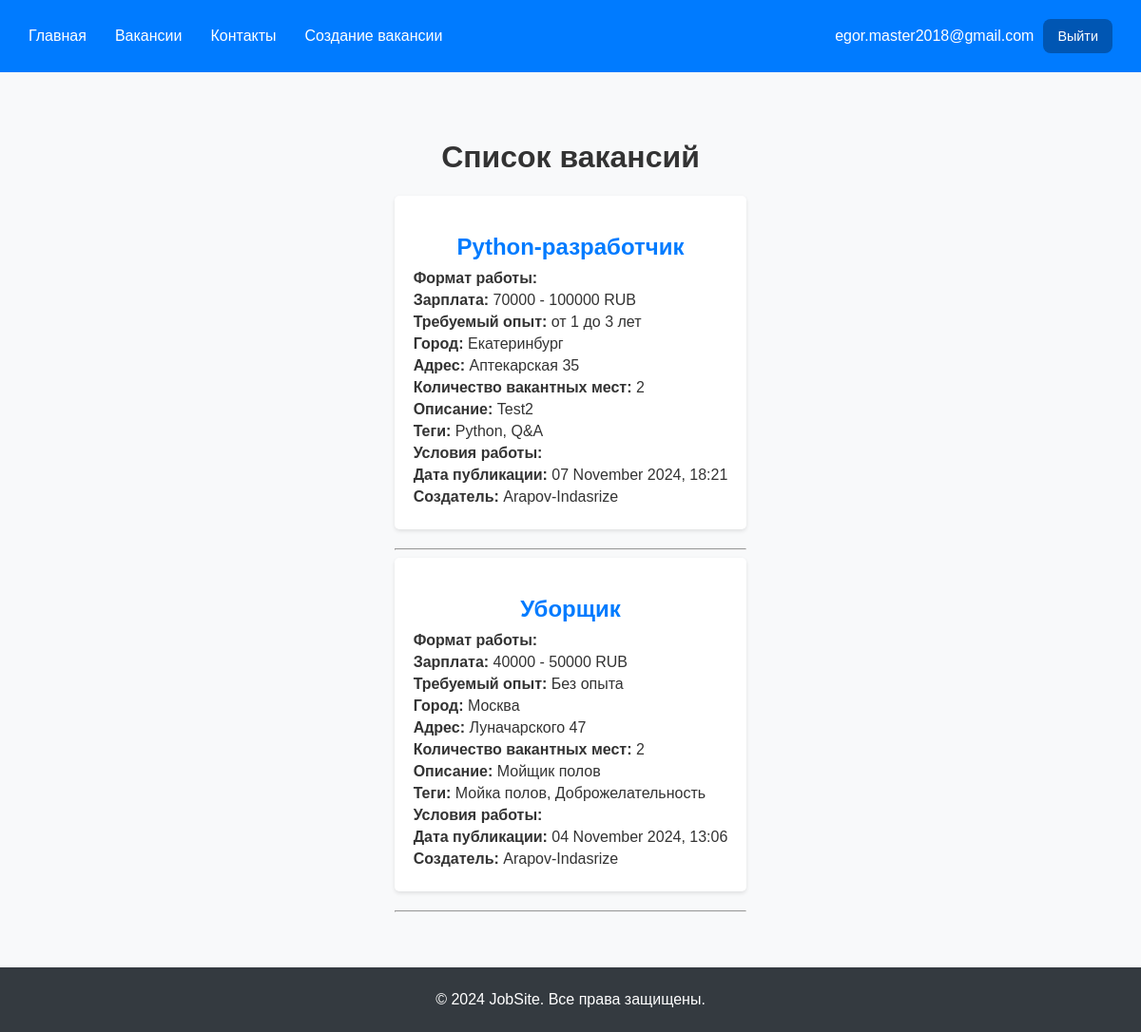
/test/vacancies/ (signed in), run on the app's committed database.
### registration/models.py (models this page shows, shortened)
class CustomAbstractUser(AbstractBaseUser, PermissionsMixin):
    email = models.EmailField(_("email address"), blank=False, unique=True)
    is_staff = models.BooleanField(
        _("staff status"),
        default=False,
        help_text=_("Designates whether the user can log into this admin site."),
    )
    is_active = models.BooleanField(
        _("active"),
        default=True,
        help_text=_(
            "Designates whether this user should be treated as active. "
            "Unselect this instead of deleting accounts."
        ),
    )
    date_joined = models.DateTimeField(_("date joined"), default=timezone.now)
    objects = CustomUserManager()
    USERNAME_FIELD = 'email'  # или 'username' в зависимости от настроек
    REQUIRED_FIELDS = []
    class Meta:
        verbose_name = _("Авторизационник")
        verbose_name_plural = _("Авторизационники")
        abstract = True

class CustomUser(CustomAbstractUser):
    class Meta(CustomAbstractUser.Meta):
        swappable = "AUTH_USER_MODEL"

class Employer(CustomUser):
    company_name = models.CharField(_("Имя компании"), max_length=255)
    company_info = models.TextField(_("Информация о компании"), blank=True)
    REQUIRED_FIELDS = ['company_name',]
    class Meta:
        verbose_name = _("Работодатель")
        verbose_name_plural = _("Работодатели")

### api/models.py (models this page shows, shortened)
class Vacancy(models.Model):
    WORK_FORMAT_CHOICES = [
        ('remote', 'Удаленная'),
        ('hybrid', 'Гибридная'),
        ('onsite', 'Очная'),
    ]
    WORK_CONDITION_CHOICES = [
        ('full_time', 'Полная ставка'),
        ('part_time', 'Неполная ставка'),
        ('internship', 'Стажировка'),
        ('volunteering', 'Волонтерство'),
        ('one_time', 'Разовое задание'),
        ('project', 'Проектная работа'),
    ]
    CURRENCY_CHOICES = [
        ('RUB', 'RUB'),
        ('USD', 'USD'),
        ('EUR', 'EUR'),
    ]
    EXPERIENCE_CHOICES = [
        ('0', 'Без опыта'),
        ('1', 'До 1 года'),
        ('1-3', 'от 1 до 3 лет'),
        ('3-6', 'от 3 до 6 лет'),
        ('6', 'более 6 лет'),
    ]
    STATUS_CHOICES = [
        ('published', 'Опубликована'),
        ('archived', 'В архиве'),
        ('checking', 'На проверке'),
    ]
    title = models.CharField(max_length=255, verbose_name='Название')
    format = models.CharField(
        max_length=10,
        choices=WORK_FORMAT_CHOICES,
        default='onsite',
        verbose_name='Формат работы'
    )
    min_salary = models.PositiveIntegerField(verbose_name='Минимальная зарплата')
    max_salary = models.PositiveIntegerField(verbose_name='Максимальная зарплата')
    currency = models.CharField(
        max_length=3,
        choices=CURRENCY_CHOICES,
        default='RUB',
        verbose_name='Валюта'
    )
    experience = models.CharField(
        max_length=10,
        choices=EXPERIENCE_CHOICES,
        default='0',
        verbose_name='Опыт работы'
    )
    city = models.CharField(max_length=255, verbose_name='Город')
    address = models.CharField(max_length=255, verbose_name='Адрес')
    number_of_openings = models.PositiveIntegerField(verbose_name='Количество вакантных мест')
    description = models.TextField(verbose_name='Описание')
    tech_stack_tags = models.ManyToManyField('TechStackTag', blank=True, verbose_name='Навыки')
    employment_type = models.CharField(
        max_length=20,
        choices=WORK_CONDITION_CHOICES,
        default='full_time',
        verbose_name='Условие работы'
    )
    publication_date = models.DateTimeField(auto_now_add=True, verbose_name='Дата публикации')
    status = models.CharField(
        max_length=10,
        choices=STATUS_CHOICES,
        default='published',
        verbose_name='Статус'
    )
    created_by = models.ForeignKey(
        Employer,  # Указываем модель работодателя
        on_delete=models.CASCADE,
        verbose_name='Создатель вакансии'
    )
    class Meta:
        verbose_name = 'Вакансия'
        verbose_name_plural = 'Вакансии'
    def formatted_publication_date(self):
        return self.publication_date.strftime('%d %B %Y, %H:%M')

class TechStackTag(models.Model):
    name = models.CharField(max_length=100, unique=True, verbose_name='Навык')
    class Meta:
        verbose_name = 'Навык'
        verbose_name_plural = 'Навыки'

### api/views.py (the view)
# urls.py: path('test/vacancies/', vacancy_list, name='vacancy_list'),
@login_required
def vacancy_list(request):
    if not hasattr(request.user, 'applicant'):
        return render(request, 'access_denied.html')  # Показать страницу доступа запрещен
    vacancies = Vacancy.objects.filter(status='published')  # Фильтрация по статусу
    return render(request, 'vacancy_list.html', {'vacancies': vacancies})

### templates/vacancy_list.html (shortened to what this page needs)
{% extends 'base.html' %}
{% block content %}
    <h1>Список вакансий</h1>
    <div class="vacancy-list">
        {% for vacancy in vacancies %}
        <div class="vacancy-item">
            <h2>{{ vacancy.title }}</h2>
            <p><strong>Формат работы:</strong> {{ vacancy.get_work_format_display }}</p>
            <p><strong>Зарплата:</strong> {{ vacancy.min_salary }} - {{ vacancy.max_salary }} {{ vacancy.currency }}</p>
            <p><strong>Требуемый опыт:</strong> {{ vacancy.get_experience_display }}</p>
            <p><strong>Город:</strong> {{ vacancy.city }}</p>
            <p><strong>Адрес:</strong> {{ vacancy.address }}</p>
            <p><strong>Количество вакантных мест:</strong> {{ vacancy.number_of_openings }}</p>
            <p><strong>Описание:</strong> {{ vacancy.description }}</p>
            <p><strong>Теги:</strong>
                {% for tag in vacancy.tech_stack_tags.all %}
                    {{ tag.name }}{% if not forloop.last %}, {% endif %}
                {% endfor %}
            </p>
            <p><strong>Условия работы:</strong> {{ vacancy.get_work_condition_tags_display }}</p>
            <p><strong>Дата публикации:</strong> {{ vacancy.formatted_publication_date }}</p>
            <p><strong>Создатель:</strong> {{ vacancy.created_by.company_name }}</p>
        </div>
        <hr>
        {% empty %}
        <p>Вакансий нет</p>
        {% endfor %}
    </div>
{% endblock %}

### templates/base.html (shortened to what this page needs)
{% load static %}
<!DOCTYPE html>
<html lang="ru">
<head>
    <link rel="stylesheet" href="{% static 'css/styles.css' %}">
</head>
<body>
  <div class="wrapper">
    <header class="header">
      <div class="header__inner">
        <nav class="nav">
          <ul class="nav-links">
              <li><a href="/test/">Главная</a></li>
              <li><a href="/test/vacancies">Вакансии</a></li>
              <li><a href="/test/contact">Контакты</a></li>
              <li><a href="/test/add">Создание вакансии</a></li>
          </ul>
        </nav>
          <div class="header__btns">
              {% if user.is_authenticated %}
                  <span class="user-email">
                    {{ user.email }}
                  </span>
                  <a href="/logout" class="button">Выйти</a>
              {% else %}
                  <a href="/login" class="button">Войти</a>
                  <a href="/choice_registration" class="button">Зарегистрироваться</a>
              {% endif %}
          </div>
      </div>
    </header>
    <main class="main">
        {% block content %}
        {% endblock %}
    </main>
    <footer class="footer">
        <p>&copy; 2024 JobSite. Все права защищены.</p>
    </footer>
  </div>
</body>
</html>

### static/css/styles.css (style rules this page uses)
html { scroll-behavior: smooth; overflow-x: hidden; }
body { font-family: Arial, sans-serif; height: 100%; background-color: #f8f9fa; color: #333; padding: 0; margin: 0; }
h1, h2, h3, h4, h5, h6 { text-align: center; }
.header { background-color: #007bff; padding: 20px 30px; }
.header .nav-links { list-style: none; display: flex; margin: 0; padding: 0; }
.header a { color: #fff; text-decoration: none; }
.main { max-width: 800px; height: 100%; margin: 50px auto; padding: 0 20px; }
.vacancy-list { margin-top: 20px; }
.vacancy-item { background-color: #fff; border-radius: 5px; box-shadow: 0 2px 4px rgba(0, 0, 0, 0.1); padding: 20px; margin-bottom: 20px; text-align: left; }
.vacancy-item h2 { color: #007bff; margin-bottom: 10px; }
.vacancy-item p { margin: 5px 0; }
.footer { text-align: center; color: #fff; background-color: #343a40; padding: 20px 30px; }
.footer p { margin: 5px 0; }
.wrapper { display: flex; flex-direction: column; height: 100%; }
.main { flex: 1 0 auto; }
.footer { flex: 0 0 auto; }
.header__inner { display: flex; justify-content: space-between; align-items: center; }
.header__btns { display: flex; align-items: center; gap: 10px; }
.header__btns a { font-size: 0.9em; color: #ffffff; text-decoration: none; background-color: #0056b3; border-radius: 8px; padding: 10px 15px; transition: 0.3s; }
.nav-links { gap: 30px; }
.user-email { font-weight: 500; color: #ffffff; }

### data on the page
CustomUser: email "egor.master2018@gmail.com"
Vacancy: title "Python-разработчик", min_salary "70000", max_salary "100000", currency "RUB", experience "от 1 до 3 лет", city "Екатеринбург", address "Аптекарская 35", number_of_openings "2", description "Test2", formatted_publication_date "07 November 2024, 18:21", created_by.company_name "Arapov-Indasrize"
TechStackTag: name "Python"
TechStackTag: name "Q&A"
Vacancy: title "Уборщик", min_salary "40000", max_salary "50000", currency "RUB", experience "Без опыта", city "Москва", address "Луначарского 47", number_of_openings "2", description "Мойщик полов", formatted_publication_date "04 November 2024, 13:06", created_by.company_name "Arapov-Indasrize"
TechStackTag: name "Мойка полов"
TechStackTag: name "Доброжелательность"
